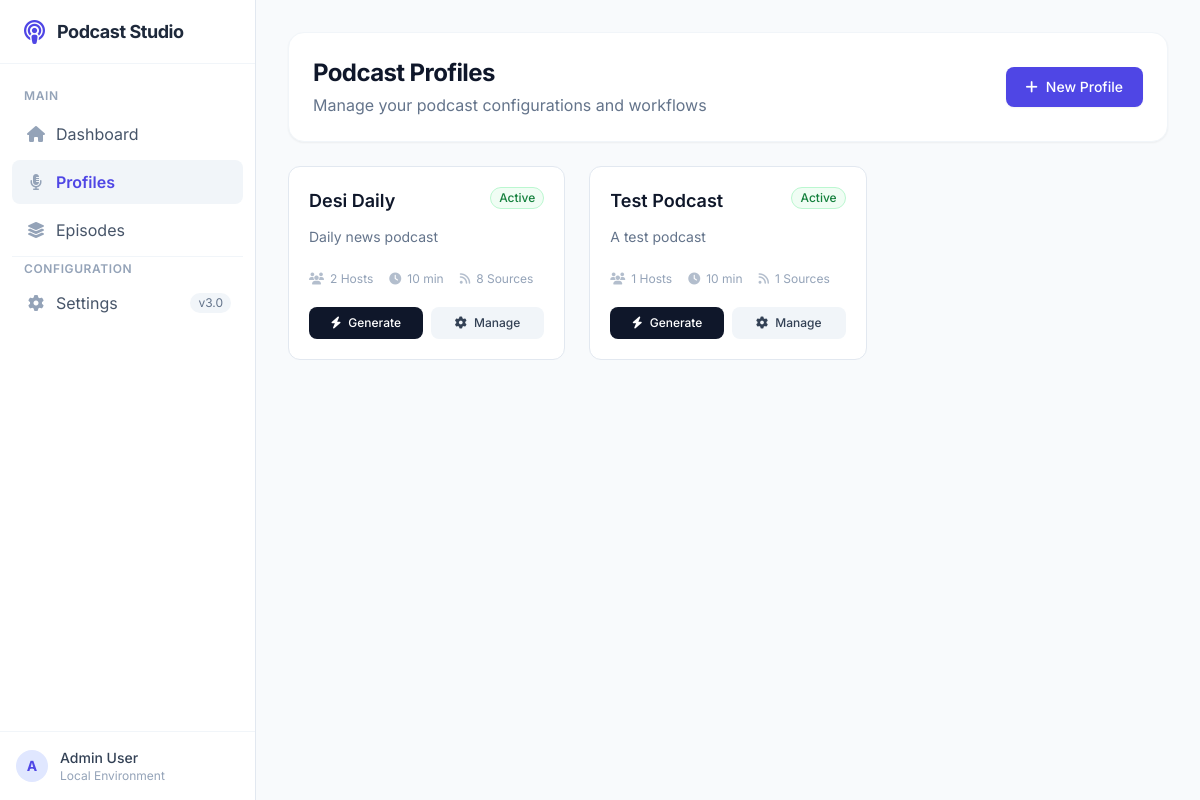
The page /profiles on the database its author committed.
### webapp/models.py (models this page shows)
class PodcastProfile(Base):
    __tablename__ = 'podcast_profiles'
    id = Column(Integer, primary_key=True)
    name = Column(String(100), nullable=False, unique=True)
    description = Column(Text)
    target_audience = Column(Text)
    tone = Column(String(50), default='conversational')  # conversational, formal, casual, educational
    language = Column(String(10), default='en-US')
    target_duration_minutes = Column(Integer, default=10)
    topic_count = Column(Integer, default=5)
    categories = Column(JSON, default=list)  # List of categories to cover
    sources_config = Column(JSON, default=dict)  # Reddit subs, RSS feeds, etc.
    schedule_enabled = Column(Boolean, default=False)  # Whether scheduling is active
    schedule_cron = Column(String(50))  # Cron expression for scheduling
    schedule_hour = Column(Integer, default=6)  # Hour to generate (0-23)
    schedule_minute = Column(Integer, default=0)  # Minute to generate (0-59)
    schedule_days = Column(JSON, default=lambda: ['mon', 'tue', 'wed', 'thu', 'fri', 'sat', 'sun'])  # Days to run
    timezone = Column(String(50), default='America/New_York')
    last_scheduled_run = Column(DateTime)  # Track when last scheduled generation ran
    tts_model = Column(String(100), default='gemini-2.5-flash-preview-tts')
    is_active = Column(Boolean, default=True)
    created_at = Column(DateTime, default=datetime.utcnow)
    updated_at = Column(DateTime, default=datetime.utcnow, onupdate=datetime.utcnow)
    hosts = relationship('Host', back_populates='profile', cascade='all, delete-orphan')
    episodes = relationship('Episode', back_populates='profile', cascade='all, delete-orphan')
    avoided_topics = relationship('TopicAvoidance', back_populates='profile', cascade='all, delete-orphan')
    sources = relationship('ContentSource', back_populates='profile', cascade='all, delete-orphan')
    categories_rel = relationship('Category', secondary='profile_categories', back_populates='profiles')

### webapp/app.py (the view)
@app.route('/profiles')
def profiles_list():
    db = get_db()
    try:
        profiles = db.query(PodcastProfile).all()
        return render_template('profiles/list.html', profiles=profiles)
    finally:
        db.close()

### webapp/app.py (called while the page is built)
def get_db():
    return Session()

### webapp/templates/profiles/list.html (shortened to what this page needs)
{% extends "base.html" %}
{% block content %}
<div class="space-y-6">
    <div class="flex justify-between items-center bg-white p-6 rounded-2xl shadow-sm border border-slate-100">
        <div>
            <h1 class="text-2xl font-bold text-slate-900 tracking-tight">Podcast Profiles</h1>
            <p class="text-slate-500 mt-1">Manage your podcast configurations and workflows</p>
        </div>
        <a href="/profiles/new"
            class="bg-indigo-600 text-white px-5 py-2.5 rounded-lg hover:bg-indigo-700 transition flex items-center shadow-sm font-medium text-sm">
            <i class="fas fa-plus mr-2"></i> New Profile
        </a>
    </div>
    {% if profiles %}
    <div class="grid grid-cols-1 md:grid-cols-2 lg:grid-cols-3 gap-6">
        {% for profile in profiles %}
        <div
            class="bg-white border border-slate-200 rounded-xl p-5 hover:border-indigo-300 transition group relative overflow-hidden flex flex-col h-full">
            <div class="flex items-start justify-between mb-3">
                <h3 class="font-semibold text-lg text-slate-900 group-hover:text-indigo-700 transition">{{ profile.name
                    }}</h3>
                <span
                    class="px-2 py-0.5 text-xs rounded-full font-medium border {% if profile.is_active %}bg-green-50 text-green-700 border-green-200{% else %}bg-slate-100 text-slate-600 border-slate-200{% endif %}">
                    {{ 'Active' if profile.is_active else 'Inactive' }}
                </span>
            </div>
            <p class="text-slate-500 text-sm mb-6 flex-1">{{ profile.description[:100] }}</p>
            <div class="flex items-center text-xs text-slate-400 mb-5 gap-4">
                <span class="flex items-center"><i class="fas fa-users mr-1.5 opacity-70"></i> {{ profile.hosts|length
                    }} Hosts</span>
                <span class="flex items-center"><i class="fas fa-clock mr-1.5 opacity-70"></i> {{
                    profile.target_duration_minutes }} min</span>
                <span class="flex items-center"><i class="fas fa-rss mr-1.5 opacity-70"></i> {{ profile.sources|length
                    }} Sources</span>
            </div>
            <div class="flex gap-2">
                <a href="/profiles/{{ profile.id }}/generate"
                    class="flex-1 bg-slate-900 text-white py-2 rounded-lg text-xs font-medium text-center hover:bg-slate-800 transition">
                    <i class="fas fa-bolt mr-1"></i> Generate
                </a>
                <a href="/profiles/{{ profile.id }}"
                    class="flex-1 bg-slate-100 text-slate-700 py-2 rounded-lg text-xs font-medium text-center hover:bg-slate-200 transition">
                    <i class="fas fa-cog mr-1"></i> Manage
                </a>
            </div>
        </div>
        {% endfor %}
    </div>
    {% endif %}
</div>
{% endblock %}

### webapp/templates/base.html (style rules this page uses)
body { font-family: 'Inter', sans-serif; }

### rows shown on the page
PodcastProfile: name "Desi Daily", is_active "Active", description "Daily news podcast", hosts|length "2", target_duration_minutes "10", sources|length "8"
PodcastProfile: name "Test Podcast", is_active "Active", description "A test podcast", hosts|length "1", target_duration_minutes "10", sources|length "1"
